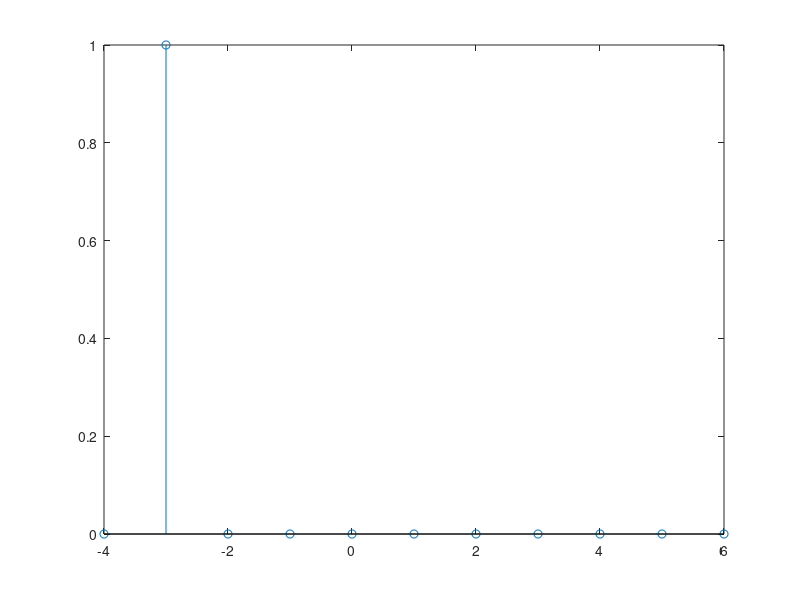

Write the MATLAB code that produced this figure.
function[y,n]=deltaofnplus3()
% a and b are the lower and upper time limit
% c is the instant at which impulse exists
% a,b,c must be integers for discrete signals
n=-4:6; % n=a:b;
y=(n+3)==0; % y=(n-c)==0
stem(n,y)
% c=-3 for delta(n+3)
